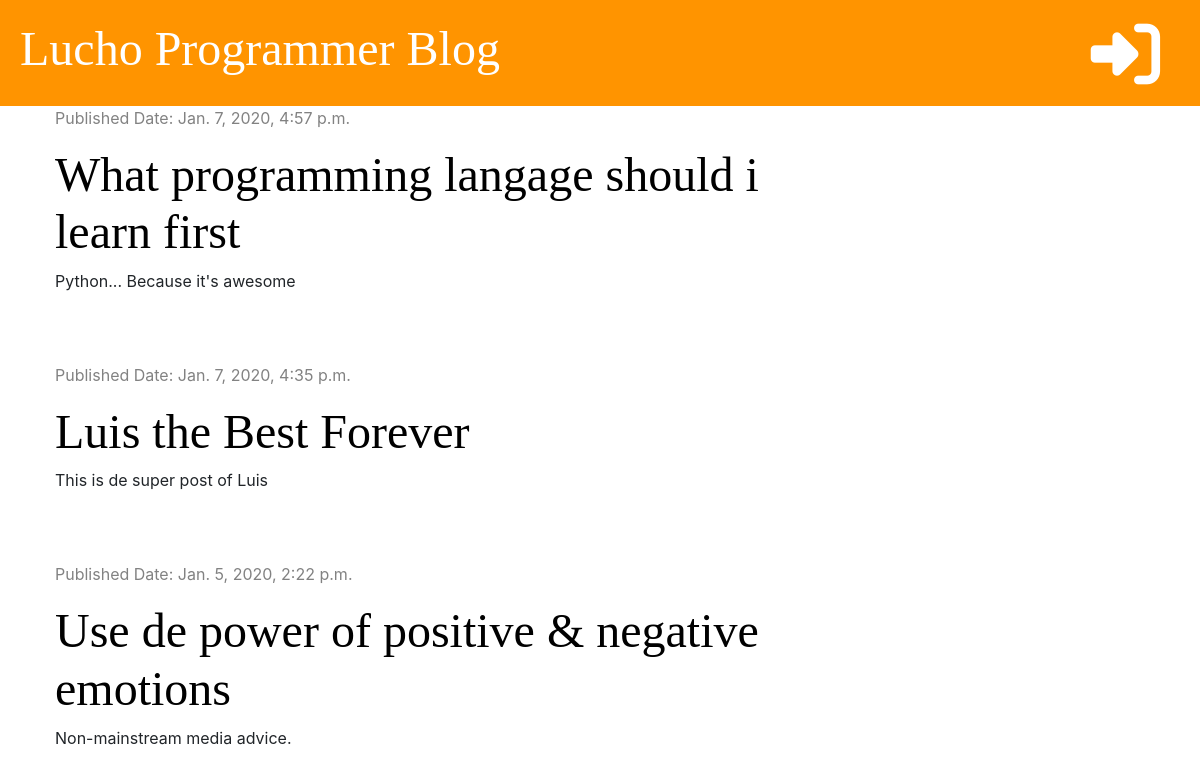
The app's page /, older data.
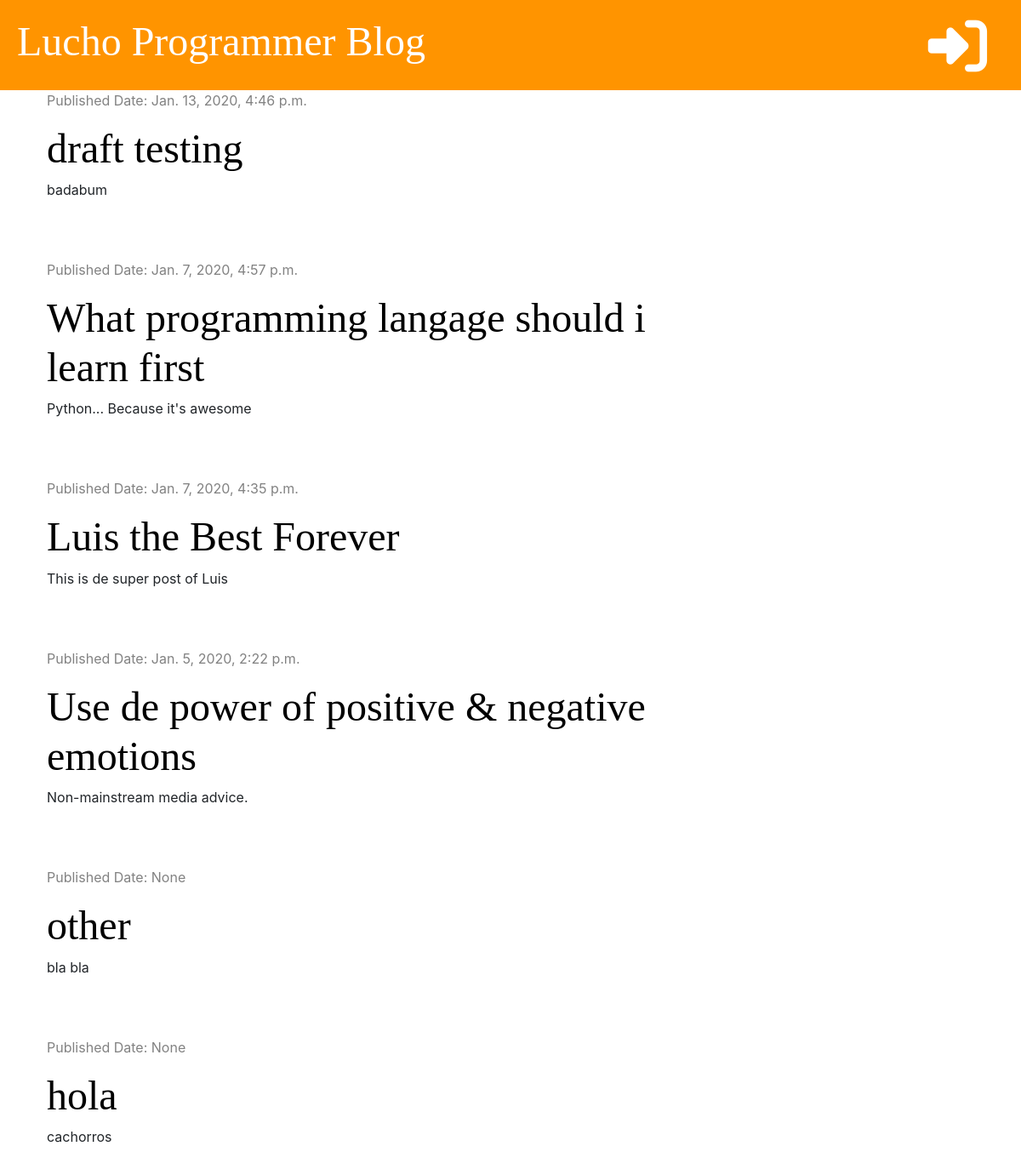
The same page, newer data.
### blog/models.py (models this page shows, shortened)
class Post(models.Model):
    author = models.ForeignKey('auth.User', on_delete=models.CASCADE)
    title = models.CharField(max_length=200)
    text = models.TextField()
    created_date = models.DateTimeField(default=timezone.now)
    published_date = models.DateTimeField(blank=True, null=True)

### blog/views.py (the view)
# urls.py: path('', views.post_list, name='post_list'),
def post_list(request):
    posts = Post.objects.all().order_by('-published_date')
    stuff_for_frontend = {'posts': posts}
    return render(request, 'blog/post_list.html', stuff_for_frontend)

### blog/templates/blog/post_list.html (shortened to what this page needs)
{% extends 'blog/base.html' %}
{% block content %}
    {% for post in posts %}
        <div class="post">
            <div class="date">
                <p>Published Date: {{ post.published_date }}</p>
            </div>
            <h1><a href="{% url 'post_detail' pk=post.pk %}">{{ post.title }}</a></h1>
            <p>{{ post.text | linebreaksbr }}</p>
        </div>
    {% endfor %}
{% endblock %}

### blog/templates/blog/base.html (shortened to what this page needs)
{% load static %}
<!DOCTYPE html>
<html lang="en">
<head>
    <link rel="stylesheet" href="https://stackpath.bootstrapcdn.com/bootstrap/4.3.1/css/bootstrap.min.css">
    <link rel="stylesheet" href="{% static 'css/blog.css' %}">
</head>
<body>
    <div class="page-header">
        {% if user.is_authenticated %}
            <a href="{% url 'post_draft_list' %}" class="top-menu"><i class="fab fa-firstdraft fa-2x" style="color: white;"></i></a>
            <a href="{% url 'post_new' %}" class="top-menu"><i class="fa fa-plus fa-2x" style="color: white;"></i></a>
        {% else %}
            <a href="{% url 'login' %}" class="top-menu"><i class="fas fa-sign-in-alt fa-2x"></i></a>
        {% endif %}
        <h1><a href="/">Lucho Programmer Blog</a></h1>
    </div>
    <div class="content container">
        <div class="row">
            <div class="col-md-8">
            {% block content %}
            {% endblock %}
            </div>
        </div>
    </div>
</body>
</html>

### blog/static/css/blog.css (style rules this page uses)
.page-header { background-color: #ff9400; margin-top: 0; padding: 20px 20px 20px 20px; }
.page-header h1 a { color: #ffffff; font-size: 36pt; text-decoration: none; }
.content { margin-left: 40px; }
h1, h2, h3, h4 { font-family: 'Tangerine', 'Inconsolata', 'Droid Sans', serif; font-size: 48px; }
.date { color: #828282 }
.post { margin-bottom: 70px; }
.post h1 a { color: black; }
.top-menu { color: white; float: right; font-size: 26pt; margin-right: 20px; }

Row changes from the older to the newer data that the page shows:
added Post: published_date "Jan. 13, 2020, 4:46 p.m.", title "draft testing", text "badabum"
added Post: published_date "None", title "other", text "bla bla"
added Post: published_date "None", title "hola", text "cachorros"
